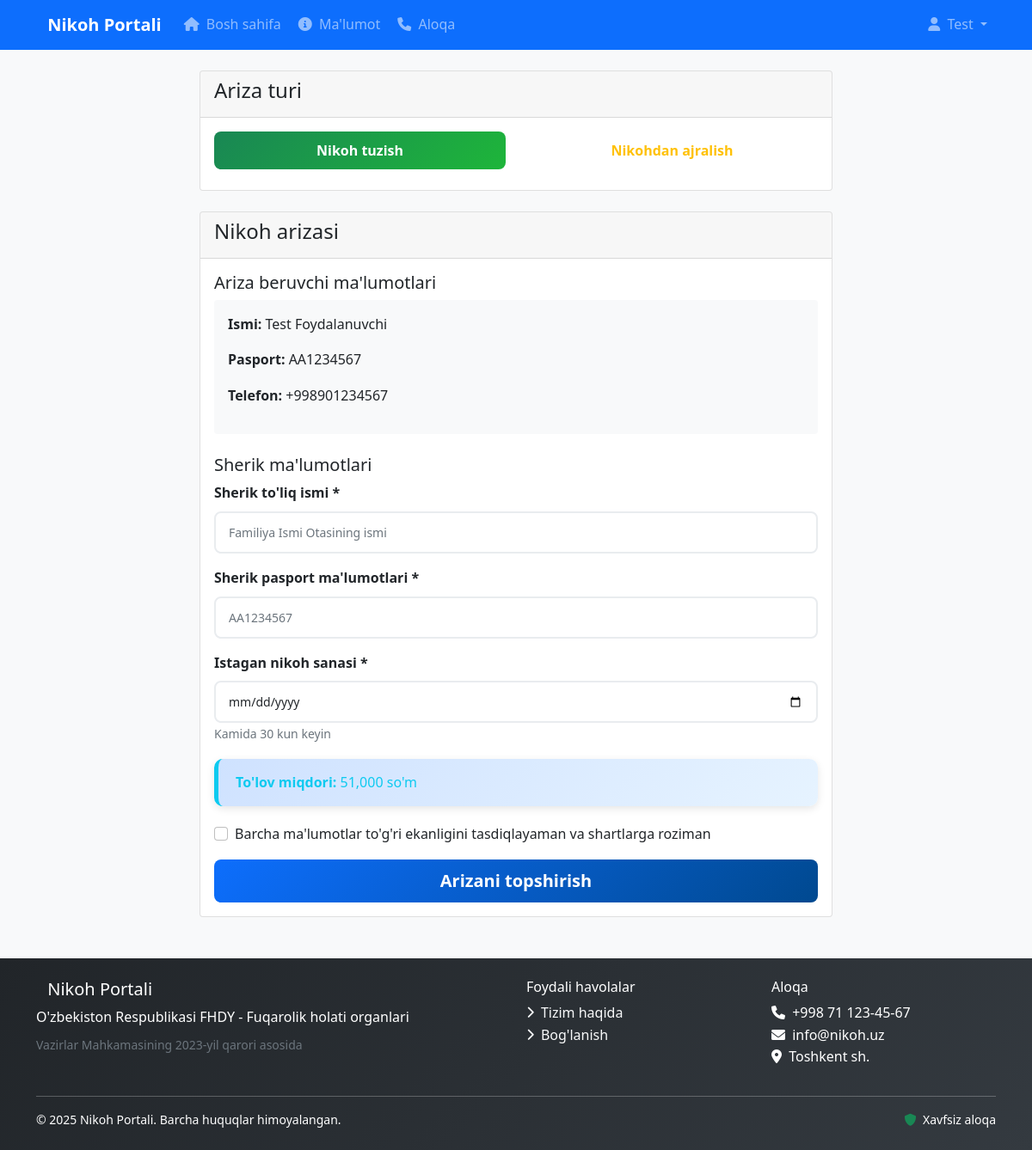
The page /?page=ariza_topshirish (signed in) on the database its author committed.
### tables this page shows
CREATE TABLE users (
                       id INT AUTO_INCREMENT PRIMARY KEY,
                       passport_series VARCHAR(9) NOT NULL UNIQUE COMMENT 'Pasport seriyasi (AA1234567)',
                       first_name VARCHAR(50) NOT NULL COMMENT 'Ismi',
                       last_name VARCHAR(50) NOT NULL COMMENT 'Familiyasi',
                       middle_name VARCHAR(50) DEFAULT NULL COMMENT 'Otasining ismi',
                       birth_date DATE DEFAULT NULL COMMENT 'Tug\'ilgan sanasi',
                       birth_place VARCHAR(200) DEFAULT NULL COMMENT 'Tug\'ilgan joyi',
                       citizenship VARCHAR(50) DEFAULT 'O\'zbekiston' COMMENT 'Fuqaroligi',
                       phone VARCHAR(13) NOT NULL COMMENT 'Telefon raqami (+998xxxxxxxxx)',
                       email VARCHAR(100) DEFAULT NULL COMMENT 'Email manzil',
                       password_hash VARCHAR(255) NOT NULL COMMENT 'Shifrlangan parol',
                       gender ENUM('erkak', 'ayol') DEFAULT NULL COMMENT 'Jinsi',
                       marital_status ENUM('turmushga_chiqmagan', 'nikohda', 'ajrashgan', 'beva') DEFAULT 'turmushga_chiqmagan',
                       address TEXT DEFAULT NULL COMMENT 'Yashash manzili',
                       registration_date TIMESTAMP DEFAULT CURRENT_TIMESTAMP,
                       last_login TIMESTAMP NULL,
                       is_verified BOOLEAN DEFAULT TRUE COMMENT 'Tasdiqlangan holati',
                       verification_token VARCHAR(100) NULL,
                       created_at TIMESTAMP DEFAULT CURRENT_TIMESTAMP,
                       updated_at TIMESTAMP DEFAULT CURRENT_TIMESTAMP ON UPDATE CURRENT_TIMESTAMP
);

### config/database.php (called while the page is built, shortened)
<?php
$pdo_options = [
    PDO::ATTR_ERRMODE => PDO::ERRMODE_EXCEPTION,
    PDO::ATTR_DEFAULT_FETCH_MODE => PDO::FETCH_ASSOC,
    PDO::ATTR_EMULATE_PREPARES => false,
    PDO::MYSQL_ATTR_INIT_COMMAND => "SET NAMES " . DB_CHARSET . " COLLATE utf8mb4_unicode_ci"
];
try {
    $dsn = "mysql:host=" . DB_HOST . ";dbname=" . DB_NAME . ";charset=" . DB_CHARSET;
    $pdo = new PDO($dsn, DB_USER, DB_PASS, $pdo_options);
    $pdo->exec("SET time_zone = '+05:00'");
} catch (PDOException $e) {
    error_log('Database connection error: ' . $e->getMessage());
    die('
    <!DOCTYPE html>
    <html lang="uz">
    <head>
        <meta charset="UTF-8">
        <meta name="viewport" content="width=device-width, initial-scale=1.0">
        <title>Ma\'lumotlar bazasi xatoligi</title>
        <style>
            body { font-family: Arial, sans-serif; text-align: center; margin-top: 100px; background-color: #f8f9fa; }
            .error-container { max-width: 500px; margin: 0 auto; background: white; padding: 30px; border-radius: 10px; box-shadow: 0 0 20px rgba(0,0,0,0.1); }
            .error-icon { font-size: 64px; color: #dc3545; margin-bottom: 20px; }
            .error-title { color: #dc3545; margin-bottom: 20px; }
            .error-message { color: #6c757d; margin-bottom: 30px; }
            .btn { background: #007bff; color: white; padding: 10px 20px; text-decoration: none; border-radius: 5px; }
        </style>
    </head>
    <body>
        <div class="error-container">
            <div class="error-icon">⚠️</div>
            <h2 class="error-title">Ma\'lumotlar bazasiga ulanishda xatolik</h2>
            <p class="error-message">
                Iltimos, konfiguratsiyani tekshiring yoki administrator bilan bog\'laning.
            </p>
            <a href="/" class="btn">Bosh sahifaga qaytish</a>
        </div>
    </body>
    </html>');
}
function getUserById($id) {
    global $pdo;
    try {
        $sql = "SELECT * FROM users WHERE id = ? AND is_verified = 1";
        $stmt = $pdo->prepare($sql);
        $stmt->execute([$id]);
        return $stmt->fetch();
    } catch (PDOException $e) {
        error_log('getUserById error: ' . $e->getMessage());
        return false;
    }
}
?>

### pages/user/ariza_topshirish.php (the view, shortened to what this page needs)
<?php global $user;
$application_type = $_GET['type'] ?? 'nikoh';
?>
<div class="container mt-4">
    <div class="row justify-content-center">
        <div class="col-md-8">
            <div class="card mb-4">
                <div class="card-header">
                    <h4>Ariza turi</h4>
                </div>
                <div class="card-body">
                    <div class="row">
                        <div class="col-md-6">
                            <a href="?page=ariza_topshirish&type=nikoh"
                               class="btn <?php echo $application_type == 'nikoh' ? 'btn-success' : 'btn-outline-success'; ?> w-100 mb-2">
                                Nikoh tuzish
                            </a>
                        </div>
                        <div class="col-md-6">
                            <a href="?page=ariza_topshirish&type=ajralish"
                               class="btn <?php echo $application_type == 'ajralish' ? 'btn-warning' : 'btn-outline-warning'; ?> w-100 mb-2">
                                Nikohdan ajralish
                            </a>
                        </div>
                    </div>
                </div>
            </div>
            <div class="card">
                <div class="card-header">
                    <h4><?php echo $application_type == 'nikoh' ? 'Nikoh' : 'Ajralish'; ?> arizasi</h4>
                </div>
                <div class="card-body">
                    <?php if (isset($success)): ?>
                        <div class="alert alert-success"><?php echo $success; ?></div>
                        <div class="text-center">
                            <a href="?page=ariza_holati" class="btn btn-primary">Ariza holatini ko'rish</a>
                            <a href="?page=user_dashboard" class="btn btn-secondary">Dashboard ga qaytish</a>
                        </div>
                    <?php else: ?>
                        <div class="mb-4">
                            <h5>Ariza beruvchi ma'lumotlari</h5>
                            <div class="bg-light p-3 rounded">
                                <p><strong>Ismi:</strong> <?php echo $user['first_name'] . ' ' . $user['last_name']; ?></p>
                                <p><strong>Pasport:</strong> <?php echo $user['passport_series']; ?></p>
                                <p><strong>Telefon:</strong> <?php echo $user['phone']; ?></p>
                            </div>
                        </div>
                        <form method="POST">
                            <?php if ($application_type == 'nikoh'): ?>
                                <h5>Sherik ma'lumotlari</h5>
                                <div class="mb-3">
                                    <label class="form-label">Sherik to'liq ismi *</label>
                                    <input type="text"
                                           name="partner_name"
                                           class="form-control"
                                           placeholder="Familiya Ismi Otasining ismi"
                                           value="<?php echo $_POST['partner_name'] ?? ''; ?>"
                                           required>
                                </div>
                                <div class="mb-3">
                                    <label class="form-label">Sherik pasport ma'lumotlari *</label>
                                    <input type="text"
                                           name="partner_passport"
                                           class="form-control"
                                           placeholder="AA1234567"
                                           value="<?php echo $_POST['partner_passport'] ?? ''; ?>"
                                           required>
                                </div>
                                <div class="mb-3">
                                    <label class="form-label">Istagan nikoh sanasi *</label>
                                    <input type="date"
                                           name="preferred_date"
                                           class="form-control"
                                           min="<?php echo date('Y-m-d', strtotime('+30 days')); ?>"
                                           value="<?php echo $_POST['preferred_date'] ?? ''; ?>"
                                           required>
                                    <small class="text-muted">Kamida 30 kun keyin</small>
                                </div>
                                <div class="alert alert-info">
                                    <strong>To'lov miqdori:</strong> 51,000 so'm
                                </div>
                            <?php endif; ?>
                            <div class="mb-3">
                                <div class="form-check">
                                    <input class="form-check-input" type="checkbox" id="agree" required>
                                    <label class="form-check-label" for="agree">
                                        Barcha ma'lumotlar to'g'ri ekanligini tasdiqlayaman va shartlarga roziman
                                    </label>
                                </div>
                            </div>
                            <button type="submit" class="btn btn-primary btn-lg w-100">
                                Arizani topshirish
                            </button>
                        </form>
                    <?php endif; ?>
                </div>
            </div>
        </div>
    </div>
</div>

### index.php (shortened to what this page needs)
<?php
$page = isset($_GET['page']) ? $_GET['page'] : 'home';
$user = null;
if (isset($_SESSION['user_id'])) {
    $user = getUserById($_SESSION['user_id']);
}
?>
    <!DOCTYPE html>
    <html lang="uz">
    <head>
        <link href="https://cdn.jsdelivr.net/npm/bootstrap@5.1.3/dist/css/bootstrap.min.css" rel="stylesheet">
        <link href="https://cdnjs.cloudflare.com/ajax/libs/font-awesome/6.0.0/css/all.min.css" rel="stylesheet">
        <link href="assets/css/style.css" rel="stylesheet">
    </head>
    <body>
    <header class="bg-primary text-white">
        <nav class="navbar navbar-expand-lg navbar-dark bg-primary">
            <div class="container">
                <a class="navbar-brand" href="index.php">
                    <strong>Nikoh Portali</strong>
                </a>
                <div class="collapse navbar-collapse" id="navbarNav">
                    <ul class="navbar-nav me-auto">
                        <li class="nav-item">
                            <a class="nav-link <?php echo $page == 'home' ? 'active' : ''; ?>" href="index.php">
                                <i class="fas fa-home me-1"></i> Bosh sahifa
                            </a>
                        </li>
                        <li class="nav-item">
                            <a class="nav-link <?php echo $page == 'about' ? 'active' : ''; ?>" href="?page=about">
                                <i class="fas fa-info-circle me-1"></i> Ma'lumot
                            </a>
                        </li>
                        <li class="nav-item">
                            <a class="nav-link <?php echo $page == 'contact' ? 'active' : ''; ?>" href="?page=contact">
                                <i class="fas fa-phone me-1"></i> Aloqa
                            </a>
                        </li>
                    </ul>
                    <ul class="navbar-nav">
                        <?php if ($user): ?>
                            <li class="nav-item dropdown">
                                <a class="nav-link dropdown-toggle" href="#" id="userMenu" role="button" data-bs-toggle="dropdown">
                                    <i class="fas fa-user me-1"></i> <?php echo htmlspecialchars($user['first_name']); ?>
                                </a>
                            </li>
                        <?php endif; ?>
                    </ul>
                </div>
            </div>
        </nav>
    </header>
    <main class="container-fluid">
        <?php
        $page_file = '';
        switch ($page) {
            case 'ariza_topshirish':
                $page_file = 'pages/user/ariza_topshirish.php';
                break;
        }
        if ($page_file && file_exists($page_file)) {
            include $page_file;
        }
        ?>
    </main>
    <footer class="bg-dark text-white mt-5">
        <div class="container py-4">
            <div class="row">
                <div class="col-md-6">
                    <h5><i class="fas fa-rings-wedding me-2"></i> Nikoh Portali</h5>
                    <p class="mb-2">O'zbekiston Respublikasi FHDY - Fuqarolik holati organlari</p>
                    <p class="text-muted small">
                        Vazirlar Mahkamasining 2023-yil qarori asosida
                    </p>
                </div>
                <div class="col-md-3">
                    <h6>Foydali havolalar</h6>
                    <ul class="list-unstyled">
                        <li><a href="?page=about" class="text-light text-decoration-none">
                                <i class="fas fa-chevron-right fa-sm me-1"></i> Tizim haqida
                            </a></li>
                        <li><a href="?page=contact" class="text-light text-decoration-none">
                                <i class="fas fa-chevron-right fa-sm me-1"></i> Bog'lanish
                            </a></li>
                    </ul>
                </div>
                <div class="col-md-3">
                    <h6>Aloqa</h6>
                    <ul class="list-unstyled">
                        <li><i class="fas fa-phone me-1"></i> <?php echo SITE_PHONE; ?></li>
                        <li><i class="fas fa-envelope me-1"></i> <?php echo SITE_EMAIL; ?></li>
                        <li><i class="fas fa-map-marker-alt me-1"></i> Toshkent sh.</li>
                    </ul>
                </div>
            </div>
            <hr class="my-3">
            <div class="row align-items-center">
                <div class="col-md-6">
                    <p class="mb-0 small">&copy; <?php echo date('Y'); ?> Nikoh Portali. Barcha huquqlar himoyalangan.</p>
                </div>
                <div class="col-md-6 text-md-end">
                    <p class="mb-0 small">
                        <i class="fas fa-shield-alt text-success me-1"></i>
                        Xavfsiz aloqa
                    </p>
                </div>
            </div>
        </div>
    </footer>
    </body>
    </html>

### assets/css/style.css (style rules this page uses)
:root { --primary-color: #0d6efd; --secondary-color: #6c757d; --success-color: #198754; --danger-color: #dc3545; --warning-color: #ffc107; --info-color: #0dcaf0; --light-color: #f8f9fa; --dark-color: #212529; --uzbek-blue: #004990; --uzbek-green: #1eb53a; --uzbek-red: #ce1126; }
* { box-sizing: border-box; }
body { font-family: 'Segoe UI', Tahoma, Geneva, Verdana, sans-serif; line-height: 1.6; background-color: #f8f9fa; }
.navbar-nav .nav-link { transition: all 0.3s ease; border-radius: 4px; margin: 0 2px; }
.form-label { font-weight: 600; margin-bottom: 8px; color: var(--dark-color); }
.form-control { border-radius: 8px; border: 2px solid #e9ecef; padding: 12px 15px; transition: all 0.3s ease; font-size: 14px; }
.btn { border-radius: 8px; padding: 10px 20px; font-weight: 600; transition: all 0.3s ease; border: none; }
.btn-primary { background: linear-gradient(135deg, var(--primary-color), var(--uzbek-blue)); border: none; }
.btn-success { background: linear-gradient(135deg, var(--success-color), var(--uzbek-green)); }
.alert { border-radius: 10px; border: none; padding: 15px 20px; margin-bottom: 20px; box-shadow: 0 3px 10px rgba(0, 0, 0, 0.1); }
.alert-info { background: linear-gradient(135deg, #cfe2ff, #e6f3ff); color: var(--info-color); }
footer { background: linear-gradient(135deg, var(--dark-color), #343a40); color: white; }
footer a { color: #adb5bd; transition: color 0.3s ease; }
.alert-info { background: linear-gradient(135deg, #cfe2ff 0%, #e6f3ff 100%); border-left: 5px solid #0dcaf0; border-radius: 10px; }

### rows shown on the page
users: first_name "Test", last_name "Foydalanuvchi", passport_series "AA1234567", phone "+998901234567"

### other values the page prints
SITE_PHONE "+998 71 123-45-67"
SITE_EMAIL "info@nikoh.uz"
